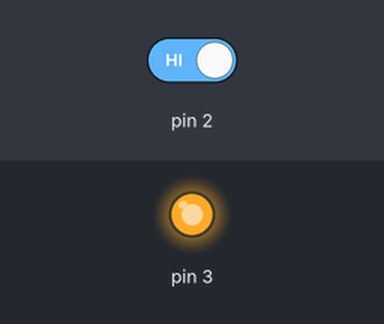
A sketch run on a simulated Arduino Uno, built with avr-gcc and run on an emulated ATmega328P. Parts: output pins drawn as LEDs (lit = HIGH). Inputs (shaded band) come from the test bench; at power-on: pin 2 HIGH.

Above: at 1.2 s.
1.3 s: pin 2 driven LOW
At 2.5 s:
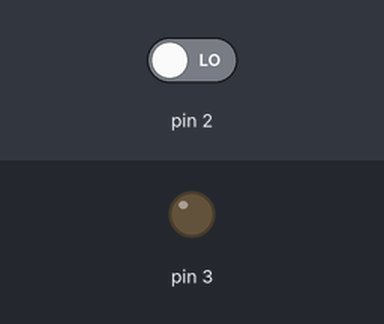
2.8 s: pin 2 driven HIGH
At 3.7 s:
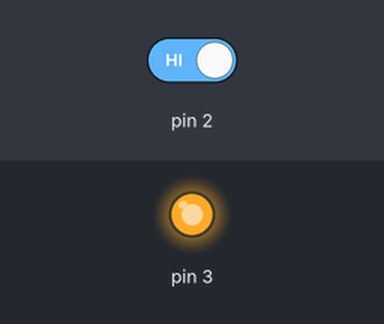
Timing chart, 0 to 5.8 s (numbered marks = the images above; inputs shaded):
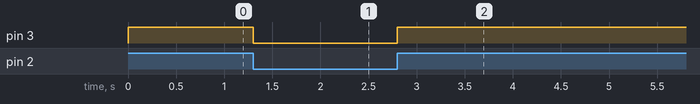

Measured:
- after the input at 1.3 s, pin 3: HIGH → LOW at once
- after the input at 2.8 s, pin 3: LOW → HIGH at once

The sketch:

SWITCH.ino
```cpp
void setup()
{
  pinMode(2,INPUT);
  pinMode(3,OUTPUT);
  pinMode(3,HIGH);
}

void loop()
{
  if(digitalRead(2)==0)
  {
    digitalWrite(3,LOW);
  }
  else
    digitalWrite(3,HIGH);
}
```
